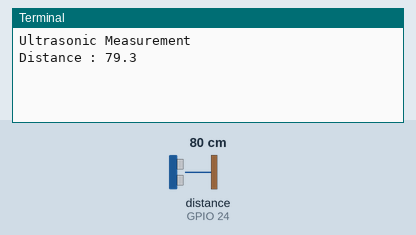
Simulated run of this program. Board: Raspberry Pi (BCM pin numbers). Parts: the last lines printed to the terminal. The inputs (shaded band) are chosen by the test bench; at power-on: distance to the obstacle (sensor on GPIO 24) 80 cm. The echo pulse lasts 58.3 µs per cm; the clock reads 2024-03-15 10:24:30 at power-on unless the program sets it.

Above: at 1.2 s.
1.3 s: distance to the obstacle (sensor on GPIO 24) set to 2 cm
At 2.6 s:
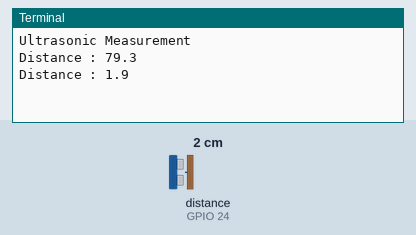
2.8 s: distance to the obstacle (sensor on GPIO 24) set to 4 cm
At 3.8 s:
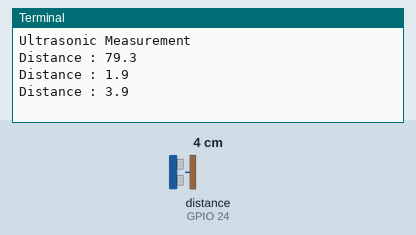
Timing chart, 0 to 5.8 s (numbered marks = the images above; inputs shaded):
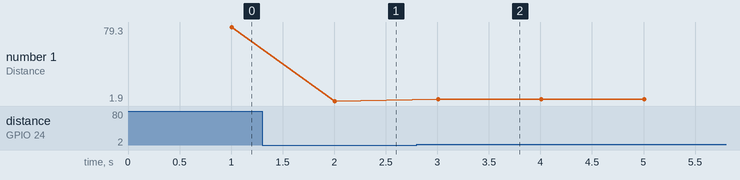

Measured:
- after the input at 1.3 s, the terminal: prints a new line after 0.71 s (image 1)
- after the input at 2.8 s, the terminal: prints a new line after 0.21 s (image 2)
- plotted number 1: 79.3 → 1.9 after the input at 1.3 s, 1.9 → 3.9 after the input at 2.8 s

The program:

ultrasonic_rpi.py
```python
# Import required Python libraries
import time
import RPi.GPIO as GPIO

# Use BCM GPIO references
# instead of physical pin numbers
GPIO.setmode(GPIO.BCM)
GPIO.setwarnings(False)

# Define GPIO to use on Pi
GPIO_TRIGGER = 23
GPIO_ECHO = 24

print "Ultrasonic Measurement"

# Set pins as output and input
GPIO.setup(GPIO_TRIGGER,GPIO.OUT)  # Trigger
GPIO.setup(GPIO_ECHO,GPIO.IN)      # Echo

# Set trigger to False (Low)
GPIO.output(GPIO_TRIGGER, False)

while True:
# Allow module to settle
	time.sleep(1)
# Send 10us pulse to trigger
	GPIO.output(GPIO_TRIGGER, True)
	time.sleep(0.00001)
	GPIO.output(GPIO_TRIGGER, False)
	start = time.time()
	while GPIO.input(GPIO_ECHO)==0:
		start = time.time()

	while GPIO.input(GPIO_ECHO)==1:
		stop = time.time()

# Calculate pulse length
	elapsed = stop-start

# Distance pulse travelled in that time is time
# multiplied by the speed of sound (cm/s)
	distance = (elapsed * 34000)

# That was the distance there and back so halve the value
	distance = distance / 2
	print "Distance : %.1f" % distance


# Reset GPIO settings
GPIO.cleanup()
```
